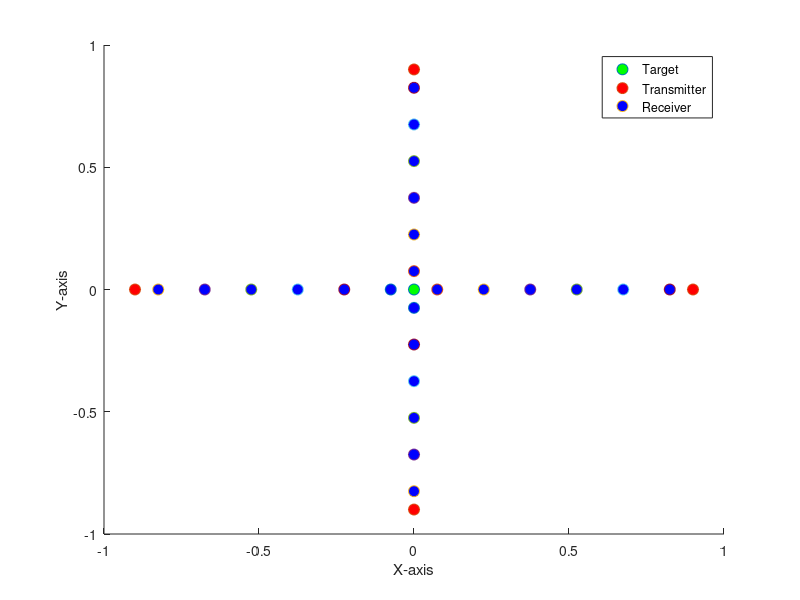
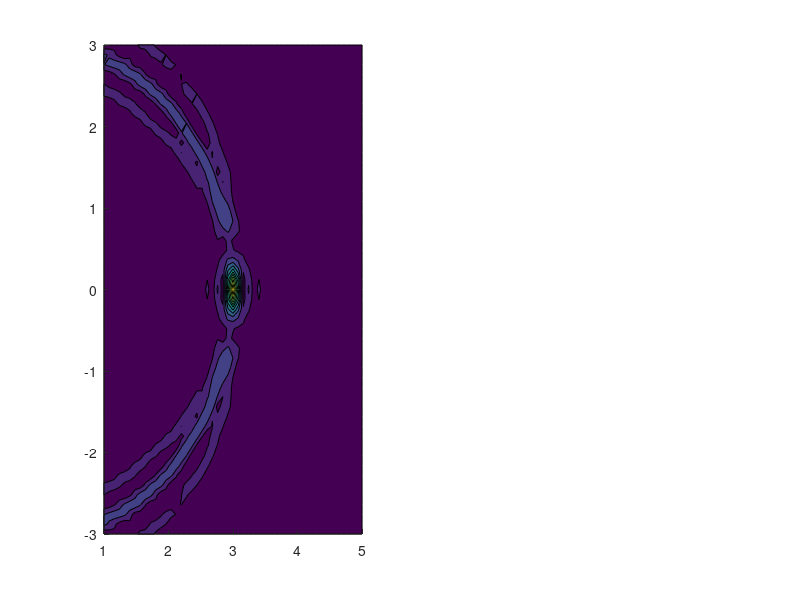

These figures' MATLAB source, in order: (Note: this script raises an error after producing the figures.)
clear;
close all;
clc; 

f = waitbar(0,'Please wait...');

% Start the timer
tic;

%% Defining all the parameters
z_coord = 0;
%Structure of T or a square or X
T = 1; % 1 if T 2 if X
%Numbers of antennas
N_Rx = 12; %Receiver on x-axis
N_Ry = 12; %Receiver on y-axis
% for T/X structure that encapsulate the receivers,
% value on Y should be the number of transmitter , 
% if want it to be in middle choose 1
%N_Tx can be left as one or zero for middle case
%ex , 6 => 24  or 4*N_Ty transmitter in total
N_Tx = 1;
N_Ty = 1; 

Total_T = N_Ty*N_Tx;
Total_R = N_Ry*N_Rx;

%Frequency & Spacing
Nf = 101;  %always odd(impair)
c = 3e8;
f_min = 0.5e9;
f_max = 1.5e9;
bande_f = linspace(f_min,f_max,Nf); %If more than 1 frequency
fc = 1e9; %(f_max+f_min)/2;
lc = c/fc;
shannon = lc/2;
k  = 2*pi/lc;

%Length of the line
% Lx = shannon*N_Rx
Lx = 1.5;
Ly = 1;
space_Rx = Lx/N_Rx;
space_Ry = Ly/N_Ry;

%Finding the place of the receiving antennas centered on 0
minRx = (-1)*((N_Rx-1)*shannon)/2;
maxRx = ((N_Rx-1)*shannon)/2;
minRy = (-1)*((N_Ry-1)*shannon)/2;
maxRy = ((N_Ry-1)*shannon)/2;

%Finding the place of the transmitting antennas centered on 0
minTx = -1*(shannon*(N_Tx-1)*N_Rx)/2;
maxTx = (shannon*(N_Tx-1)*N_Rx)/2;
minTy = (-1)*((N_Ty-1)*shannon)/2;
maxTy = ((N_Ty-1)*shannon)/2;

Y_voxels = 0;
%%%%%%%%%%%%%%%%%%%%%%%%%%%%%%%%%%%%%%%%%%%%%%%%%%%%%%%%%%%%%%%%%%%%%%%%%%%

%% Creating a coordinate for the receiving antennas
X_R = zeros(N_Rx,N_Ry,3);
if N_Ry == 1
    yR_coord = 0;
    for i = 1:N_Ry
        X_R(:,i,1) = linspace(minRx, maxRx,N_Rx); 
        X_R(:,i,2) = yR_coord; 
        X_R(:,i,3) = z_coord;
    end
else
    yR_coord = linspace(minRy,maxRy,N_Ry);
    for i = 1:N_Ry
        %X_R(:,i,1) = 0.3; 
        X_R(:,i,1) = linspace(minRx, maxRx,N_Rx); 
        X_R(:,i,2) = yR_coord(i); 
        X_R(:,i,3) = z_coord;
    end
end

%%%%%%%%%%%%%%%%%%%%%%%%%%%%%%%%%%%%%%%%%%%%%%%%%%%%%%%%%%%%%%%%%%%%%%%%%%%
%% Creating a coordinate for the transmitting antennas
X_T = zeros(N_Tx,N_Ty,3);

% If want to choose the placement of the transmittter
% X_T(1,:) = [0,0,0];
% X_T(2,:) = [0,0,0];

% If want to create a well coordinated transmittter 
% The transmitters are place at the end of the line for even number
% They are always centered on zero for odd number of transmitter
if N_Ty == 1
    yT_coord = 0;
    Y_voxels = yT_coord;
    for i = 1:N_Ty
        X_T(:,i,1) = linspace(minTx, maxTx,N_Tx); 
        %X_T(:,i,1) = 0.3;
        X_T(:,i,2) = yT_coord; 
        X_T(:,i,3) = z_coord;
    end
else
    yT_coord = linspace(minTy,maxTy,N_Ty);
    for i = 1:N_Ty
        X_T(:,i,1) = linspace(minTx, maxTx,N_Tx); 
        X_T(:,i,2) = yT_coord(i); 
        X_T(:,i,3) = z_coord;
    end
end
%%%%%%%%%%%%%%%%%%%%%%%%%%%%%%%%%%%%%%%%%%%%%%%%%%%%%%%%%%%%%%%%%%%%%%%%%%%
%% T shaped structure of receiving antennas
if T==1
    n = round(N_Rx/2);
    temp = X_R(:,:,:);
    if mod(N_Rx,2) == 0
        disp('Even');
        X_R = temp(n,:,:);
        X_R(:,:,1) = X_R(:,:,1)+(shannon/2);
        temp(:,:,2) = temp(:,:,2)+(shannon/2);
        for g=1:N_Rx
            X_R(2,g,:) = temp(g,n,:);
        end
        X_R(:,:,2) = X_R(:,:,2);
    else
        X_R = temp(n,:,:);
        for g=1:N_Rx
            X_R(2,g,:) = temp(g,n,:);
        end
    end
    r = size(X_R);
    Total_R = r(1)*r(2);
%Additional antennas for T shaped structure
    maxRX = max(max(X_R(:,:,1)));
    minRX = min(min(X_R(:,:,1)));
    maxRY = max(max(X_R(:,:,2)));
    minRY = min(min(X_R(:,:,2)));
    newYT = X_R(1,1,1);
    newXT = X_R(2,2,2);
    tempt = zeros(N_Tx,4,3);
    for i =1:N_Tx
        %X-axis
        maxRX = maxRX+shannon/2;
        tempt(i,1,1) = maxRX;
        tempt(i,1,2) = newYT;
        tempt(i,1,3) = z_coord;
        minRX= minRX-shannon/2;
        tempt(i,2,1) = minRX;
        tempt(i,2,2) = newYT;
        tempt(i,2,3) = z_coord;
        %Y-axis
        maxRY = maxRY+shannon/2;
        tempt(i,3,1) = newXT;
        tempt(i,3,2) = maxRY;
        tempt(i,3,3) = z_coord;
        minRY= minRY-shannon/2;
        tempt(i,4,1) = newXT;
        tempt(i,4,2) = minRY;
        tempt(i,4,3) = z_coord; 
    end
    X_T =tempt;
    newT = size(X_T);
    Total_T = newT(2)*newT(1);
end
%% X-shaped structure
if T==2
    n = round(N_Rx/2);
    if mod(N_Rx,2) == 0
        disp('Even');
        for i = 1 :N_Ry
            temp(i,1,:) = X_R(i,i,:);
            temp(i,2,:) = X_R(i,N_Rx-(i-1),:);
        end
    else
        disp('Odd');
        for i = 1 :N_Ry
            if i == n
                temp(i,1,:) = X_R(i,i,:);
            else
                temp(i,1,:)= X_R(i,i,:) ;
                temp(i,2,:) = X_R(N_Rx-(i-1),i,:);
            end
        end
    end
    X_R = temp;
    r = size(X_R);
    Total_R = r(1)*r(2);
    maxRX = max(max(X_R(:,:,1)));
    minRX = min(min(X_R(:,:,1)));
    maxRY = max(max(X_R(:,:,2)));
    minRY = min(min(X_R(:,:,2)));
    if N_Tx ~= 0
        tempt = zeros(N_Ty,4,3);
        for i =1:N_Ty
            maxRX = maxRX+shannon/4;
            minRX= minRX-shannon/4;
            maxRY = maxRY+shannon/4;
            minRY = minRY - shannon/4;
            %Highest points
            tempt(i,1,1) = maxRX;
            tempt(i,1,2) = maxRY;
            tempt(i,1,3) = z_coord;
            tempt(i,2,1) = minRX;
            tempt(i,2,2) = maxRY;
            tempt(i,2,3) = z_coord;
            %Lowest points
            tempt(i,3,1) = maxRX;
            tempt(i,3,2) = minRY;
            tempt(i,3,3) = z_coord;
            tempt(i,4,1) = minRX;
            tempt(i,4,2) = minRY;
            tempt(i,4,3) = z_coord;
        end
    else
        tempt= zeros(1,1,3);
    end
    X_T =tempt;
    newT = size(X_T);
    Total_T = newT(2)*newT(1);
end
%%%%%%%%%%%%%%%%%%%%%%%%%%%%%%%%%%%%%%%%%%%%%%%%%%%%%%%%%%%%%%%%%%%%%%%%%%%
%% Placing a Target into the surface z = zc

N_cible = 1; %Number of target
%List of target(s) with its coordinates
X_C(1,1,:) = [0,0,3]; 
%X_C(2,1,:) = [0.6,0.6,4.2];
x_cible = X_C(1,1,1);
y_cible = X_C(1,1,2);
z_cible = X_C(1,1,3);

%%%%%%%%%%%%%%%%%%%%%%%%%%%%%%%%%%%%%%%%%%%%%%%%%%%%%%%%%%%%%%%%%%%%%%%%%%%
waitbar(.2,f,'Loading your data');
%% Distances for each Receiver with target
nR = size(X_R);
distancesList_R = zeros(nR(1),nR(2),N_cible);
for h = 1:N_cible
    for i = 1:nR(2)
        for j = 1:nR(1)
            distancesList_R(j,i,h) = sqrt((X_R(j,i,1) - X_C(h,1)).^2 + (X_R(j,i,2) - X_C(h,2)).^2 + (X_R(j,i,3) - X_C(h,3)).^2);
        end
    end
end
distancesList_R = reshape(distancesList_R,[Total_R,N_cible]);
% distances for each Receiver with target
nT = size(X_T);
distancesList_T = zeros(nT(1),nT(2),N_cible); % based on the number of transmitter on X and Y and number of targets
for h = 1:N_cible
    for i = 1:nT(2)
        for j = 1:nT(1)
            distancesList_T(j,i,h) = sqrt((X_T(j,i,1) - X_C(h,1)).^2 + (X_T(j,i,2) - X_C(h,2)).^2 + (X_T(j,i,3) - X_C(h,3)).^2);
        end
    end
end
distancesList_T = reshape(distancesList_T,[Total_T,N_cible]);
%%%%%%%%%%%%%%%%%%%%%%%%%%%%%%%%%%%%%%%%%%%%%%%%%%%%%%%%%%%%%%%%%%%%%%%%%%%

%% Paramaters for the voxels

% L_XVoxels = 6;
XVoxels_min = -3;
XVoxels_max = 3;
N_XVoxels = 51;

% L_ZVoxels = 6;
ZVoxels_min = 1;
ZVoxels_max = 5;
N_ZVoxels = 51; 

YVoxels_min =  -3+Y_voxels;
YVoxels_max = 3+Y_voxels;
N_YVoxels = 51; 

XV = linspace(XVoxels_min, XVoxels_max,N_XVoxels);
ZV = linspace(ZVoxels_min, ZVoxels_max,N_ZVoxels);
YV = linspace(YVoxels_min, YVoxels_max,N_YVoxels);

%% Voxels for X-Z plane with Y cte
Voxels1 = zeros(N_XVoxels,N_ZVoxels,3);

yVoxels_coord = 0;
for i=1:N_XVoxels
    for j=1:N_ZVoxels
        Voxels1(i,j,1) = XV(i);
        Voxels1(i,j,2) = yVoxels_coord;
        Voxels1(i,j,3) = ZV(j);
    end
end

%%%%%%%%%%%%%%%%%%%%%%%%%%%%%%%%%%%%%%%%%%%%%%%%%%%%%%%%%%%%%%%%%%%%%%%%%%%
%% Voxels for X-Y plane with Z cte

Voxels2 = zeros(N_XVoxels,N_YVoxels,3);

zVoxels_coord = 3;
for i=1:N_XVoxels
    for j=1:N_YVoxels
        Voxels2(i,j,1) = XV(i);
        Voxels2(i,j,2) = YV(j);
        Voxels2(i,j,3) = zVoxels_coord;
    end
end
%%%%%%%%%%%%%%%%%%%%%%%%%%%%%%%%%%%%%%%%%%%%%%%%%%%%%%%%%%%%%%%%%%%%%%%%%%%
%% Voxels for Y-Z plane with X cte

Voxels3 = zeros(N_YVoxels,N_ZVoxels,3);

xVoxels_coord = 0;
for i=1:N_YVoxels
    for j=1:N_ZVoxels
        Voxels3(i,j,1) = xVoxels_coord;
        Voxels3(i,j,2) = YV(i);
        Voxels3(i,j,3) = ZV(j);
    end
end
%%%%%%%%%%%%%%%%%%%%%%%%%%%%%%%%%%%%%%%%%%%%%%%%%%%%%%%%%%%%%%%%%%%%%%%%%%%
%% Distance between Transmitter and Voxels Ycte

nTV = size(X_T);
distancesList_TV1 = zeros(N_XVoxels,N_ZVoxels,nTV(1),nTV(2));
for h = 1:N_XVoxels
    for i = 1:N_ZVoxels 
        for j = 1:nTV(1) 
            for k=1:nTV(2)
            distancesList_TV1(h,i,j,k) = sqrt((X_T(j,k,1) - Voxels1(h,i,1)).^2 + (X_T(j,k,2) - Voxels1(h,i,2)).^2 + (X_T(j,k,3) - Voxels1(h,i,3)).^2);
            end
        end
    end
end

distancesList_TV1 = reshape(distancesList_TV1,[N_XVoxels,N_ZVoxels,Total_T]);

waitbar(.4,f,'Loading your data');
%% Distance between Receiver and Voxels Zcte
nRV = size(X_R);
distancesList_RV1 = zeros(N_XVoxels,N_ZVoxels,nRV(1),nRV(2));
for h = 1:N_XVoxels
    for i = 1:N_ZVoxels 
        for j = 1:nRV(1) 
            for k=1:nRV(2)
            distancesList_RV1(h,i,j,k) = sqrt((X_R(j,k,1) - Voxels1(h,i,1)).^2 + (X_R(j,k,2) - Voxels1(h,i,2)).^2 + (X_R(j,k,3) - Voxels1(h,i,3)).^2);
            end
        end
    end
end

distancesList_RV1 = reshape(distancesList_RV1,[N_XVoxels,N_ZVoxels,Total_R]);
%%%%%%%%%%%%%%%%%%%%%%%%%%%%%%%%%%%%%%%%%%%%%%%%%%%%%%%%%%%%%%%%%%%%%%%%%%%
%% Distance between Transmitter and Voxels Zcte

nTV = size(X_T);
distancesList_TV2 = zeros(N_XVoxels,N_YVoxels,nTV(1),nTV(2));
for h = 1:N_XVoxels
    for i = 1:N_YVoxels 
        for j = 1:nTV(1) 
            for k=1:nTV(2)
            distancesList_TV2(h,i,j,k) = sqrt((X_T(j,k,1) - Voxels2(h,i,1)).^2 + (X_T(j,k,2) - Voxels2(h,i,2)).^2 + (X_T(j,k,3) - Voxels2(h,i,3)).^2);
            end
        end
    end
end

distancesList_TV2 = reshape(distancesList_TV2,[N_XVoxels,N_YVoxels,Total_T]);

%% Distance between Receiver and Voxels
nRV = size(X_R);
distancesList_RV2 = zeros(N_XVoxels,N_YVoxels,nRV(1),nRV(2));
for h = 1:N_XVoxels
    for i = 1:N_YVoxels 
        for j = 1:nRV(1) 
            for k=1:nRV(2)
            distancesList_RV2(h,i,j,k) = sqrt((X_R(j,k,1) - Voxels2(h,i,1)).^2 + (X_R(j,k,2) - Voxels2(h,i,2)).^2 + (X_R(j,k,3) - Voxels2(h,i,3)).^2);
            end
        end
    end
end

distancesList_RV2 = reshape(distancesList_RV2,[N_XVoxels,N_YVoxels,Total_R]);
%%%%%%%%%%%%%%%%%%%%%%%%%%%%%%%%%%%%%%%%%%%%%%%%%%%%%%%%%%%%%%%%%%%%%%%%%%%
%% Distance between Transmitter and Voxels X cte

nTV = size(X_T);
distancesList_TV3 = zeros(N_YVoxels,N_ZVoxels,nTV(1),nTV(2));
for h = 1:N_YVoxels
    for i = 1:N_ZVoxels 
        for j = 1:nTV(1) 
            for k=1:nTV(2)
            distancesList_TV3(h,i,j,k) = sqrt((X_T(j,k,1) - Voxels3(h,i,1)).^2 + (X_T(j,k,2) - Voxels3(h,i,2)).^2 + (X_T(j,k,3) - Voxels3(h,i,3)).^2);
            end
        end
    end
end
distancesList_TV3 = reshape(distancesList_TV3,[N_YVoxels,N_ZVoxels,Total_T]);
%% Distance between Receiver and Voxels
nRV = size(X_R);
distancesList_RV3 = zeros(N_YVoxels,N_ZVoxels,nRV(1),nRV(2));
for h = 1:N_YVoxels
    for i = 1:N_ZVoxels 
        for j = 1:nRV(1) 
            for k=1:nRV(2)
            distancesList_RV3(h,i,j,k) = sqrt((X_R(j,k,1) - Voxels3(h,i,1)).^2 + (X_R(j,k,2) - Voxels3(h,i,2)).^2 + (X_R(j,k,3) - Voxels3(h,i,3)).^2);
            end
        end
    end
end
distancesList_RV3 = reshape(distancesList_RV3,[N_YVoxels,N_ZVoxels,Total_R]);
%%%%%%%%%%%%%%%%%%%%%%%%%%%%%%%%%%%%%%%%%%%%%%%%%%%%%%%%%%%%%%%%%%%%%%%%%%%
waitbar(.55,f,'Calculating Test field');
%%%%%%%%%%%%%%%%%%%%%%%%%%%%%%%%%%%%%%%%%%%%%%%%%%%%%%%%%%%%%%%%%%%%%%%%%%%
%% Champ Test
S = zeros(Nf,Total_T,Total_R,N_cible);

for l = 1:Nf
    for m = 1:Total_T%Number of Transmitter
        for n = 1:Total_R %Number of Receiver
                %S (frequence,which Transmitter,which receiver)
                %S(l,m,n) = exp(((-2i*pi*fc)/c)*(distancesList_T(m)+distancesList_R(n)));
                S(l,m,n,:) = exp(-2i*pi*(bande_f(l)/c)*(distancesList_T(m,:)+distancesList_R(n,:))); %bande_f(l)
        end
    end
end

S = sum(S,4);
%%%%%%%%%%%%%%%%%%%%%%%%%%%%%%%%%%%%%%%%%%%%%%%%%%%%%%%%%%%%%%%%%%%%%%%%%%%
waitbar(.6,f,'Calculating Image');
%%%%%%%%%%%%%%%%%%%%%%%%%%%%%%%%%%%%%%%%%%%%%%%%%%%%%%%%%%%%%%%%%%%%%%%%%%%

%% Image with Y constante 
% The formula of Image is taken from Microwave Imaging in Security-Two
% Decades in Innovation by Sherif S.Ahmed on page 193
Image_YCTE = zeros(Nf,N_XVoxels,N_ZVoxels);

for k = 1:Nf
    for n = 1:Total_T % Number of Transmitter
        for o = 1:Total_R % Number of Receiver
            Image_YCTE(k, :, :) = squeeze(Image_YCTE(k, :, :)) + S(k, n, o, :) *exp(((2i * pi * bande_f(k)) / c) * (distancesList_TV1(:, :, n) + distancesList_RV1(:, :, o))); % bande_f(l)
        end
    end
end

TotalImage_YCTE = sum(Image_YCTE,1);
%%%%%%%%%%%%%%%%%%%%%%%%%%%%%%%%%%%%%%%%%%%%%%%%%%%%%%%%%%%%%%%%%%%%%%%%%%%

%% Image with Z constante 
% The formula of Image is taken from Microwave Imaging in Security-Two
% Decades in Innovation by Sherif S.Ahmed on page 193
Image_ZCTE = zeros(Nf,N_XVoxels,N_YVoxels);

for k = 1:Nf
    for n = 1:Total_T %Number of Transmitter
        for o = 1:Total_R %Number of Receiver)
            Image_ZCTE(k, :, :) = squeeze(Image_ZCTE(k, :, :))+ S(k, n, o, :) * exp(((2i * pi * bande_f(k)) / c) * (distancesList_TV2(:, :, n) + distancesList_RV2(:, :, o))); % bande_f(l)
        end
    end
end

TotalImage_ZCTE = sum(Image_ZCTE,1);
%%%%%%%%%%%%%%%%%%%%%%%%%%%%%%%%%%%%%%%%%%%%%%%%%%%%%%%%%%%%%%%%%%%%%%%%%%%
%% Image with X constante 
% The formula of Image is taken from Microwave Imaging in Security-Two
% Decades in Innovation by Sherif S.Ahmed on page 193
Image_XCTE = zeros(Nf,N_YVoxels,N_ZVoxels);

for k = 1:Nf
    for n = 1:Total_T %Number of Transmitter
        for o = 1:Total_R %Number of Receiver
            Image_XCTE(k, :, :) = squeeze(Image_XCTE(k, :, :))+ S(k, n, o, :) * exp(((2i * pi * bande_f(k)) / c) * (distancesList_TV3(:, :, n) + distancesList_RV3(:, :, o)));
        end
    end
end
TotalImage_XCTE = sum(Image_XCTE,1);
%%%%%%%%%%%%%%%%%%%%%%%%%%%%%%%%%%%%%%%%%%%%%%%%%%%%%%%%%%%%%%%%%%%%%%%%%%%
waitbar(.65,f,'Image construction');
%%%%%%%%%%%%%%%%%%%%%%%%%%%%%%%%%%%%%%%%%%%%%%%%%%%%%%%%%%%%%%%%%%%%%%%%%%%
%% Define a grid of points for the Antennas, Voxels and Target(s
%For Y cte
figure;
%subplot(1,3,1);
plot3(X_C(:,1), X_C(:,2), X_C(:,3), 'o', 'MarkerSize', 8, 'MarkerFaceColor', 'g');
hold on;
plot3(X_T(:,:,1), X_T(:,:,2), X_T(:,:,3), 'o', 'MarkerSize', 8, 'MarkerFaceColor', 'r');

plot3(X_R(:,:,1), X_R(:,:,2), X_R(:,:,3), 'o', 'MarkerSize', 8, 'MarkerFaceColor', 'b');

%plot3(Voxels1(:,:,1), Voxels1(:,:,2), Voxels1(:,:,3), 'o', 'MarkerSize', 8, 'MarkerFaceColor', 'y');
% Add labels and title
xlabel('X-axis');
ylabel('Y-axis');
zlabel('Z-axis');
legend('Target','Transmitter', 'Receiver',  'Location', 'Northeast');
%legend('Transmitter', 'Receiver', 'Target', 'Voxels', 'Location', 'Northeast');
view(0,90);
% 
% %For Z cte
% subplot(1,3,2);
% plot3(X_T(:,:,1), X_T(:,:,2), X_T(:,:,3), 'x', 'MarkerSize', 8, 'MarkerFaceColor', 'r');
% hold on;
% plot3(X_R(:,:,1), X_R(:,:,2), X_R(:,:,3), 'o', 'MarkerSize', 8, 'MarkerFaceColor', 'b');
% plot3(X_C(:,1), X_C(:,2), X_C(:,3), 'o', 'MarkerSize', 8, 'MarkerFaceColor', 'g');
% plot3(Voxels2(:,:,1), Voxels2(:,:,2), Voxels2(:,:,3), 'o', 'MarkerSize', 8, 'MarkerFaceColor', 'y');
% % Add labels and title
% xlabel('X-axis');
% ylabel('Y-axis');
% zlabel('Z-axis');
% % legend('Transmitter', 'Receiver', 'Target', 'Location', 'Northeast');
% legend('Transmitter', 'Receiver', 'Target', 'Voxels', 'Location', 'Northeast');
% view(0,90);
% 
% %For X cte
% subplot(1,3,3);
% plot3(X_T(:,:,1), X_T(:,:,2), X_T(:,:,3), 'x', 'MarkerSize', 8, 'MarkerFaceColor', 'r');
% hold on;
% plot3(X_R(:,:,1), X_R(:,:,2), X_R(:,:,3), 'o', 'MarkerSize', 8, 'MarkerFaceColor', 'b');
% plot3(X_C(:,1), X_C(:,2), X_C(:,3), 'o', 'MarkerSize', 8, 'MarkerFaceColor', 'g');
% plot3(Voxels3(:,:,1), Voxels3(:,:,2), Voxels3(:,:,3), 'o', 'MarkerSize', 8, 'MarkerFaceColor', 'y');
% % Add labels and title
% xlabel('X-axis');
% ylabel('Y-axis');
% zlabel('Z-axis');
% % legend('Transmitter', 'Receiver', 'Target', 'Location', 'Northeast');
% legend('Transmitter', 'Receiver', 'Target', 'Voxels', 'Location', 'Northeast');
% view(0,90);

%%%%%%%%%%%%%%%%%%%%%%%%%%%%%%%%%%%%%%%%%%%%%%%%%%%%%%%%%%%%%%%%%%%%%%%%%%%
waitbar(.8,f,'Plotting ');
%%%%%%%%%%%%%%%%%%%%%%%%%%%%%%%%%%%%%%%%%%%%%%%%%%%%%%%%%%%%%%%%%%%%%%%%%%%
%% Reshaping TotalImage to match the dimensions expected by surf
TotalImageReshaped_YCTE = reshape(abs(TotalImage_YCTE), [N_XVoxels,N_ZVoxels]);
max1 = max(max(TotalImageReshaped_YCTE));

TotalImageReshaped_ZCTE = reshape(abs(TotalImage_ZCTE), [N_XVoxels,N_YVoxels]);
max2 = max(max(TotalImageReshaped_ZCTE));

TotalImageReshaped_XCTE = reshape(abs(TotalImage_XCTE), [N_YVoxels,N_ZVoxels]);
max3 =max(max(TotalImageReshaped_XCTE));

Totalmax = [max1,max2,max3];
BigMax =max(Totalmax);
%% Create a scatter plot Y ct
% Create grids X and Z
[X1,Z1] = meshgrid(ZV, XV);

TotalImageReshaped_YCTE_Normalize =TotalImageReshaped_YCTE/BigMax;
% Plotting the 3D image with a heatmap colorbar
figure;
subplot(1,2,1);
contourf(X1, Z1,TotalImageReshaped_YCTE_Normalize, 'EdgeColor', 'none');
xlabel('Z-axis');
ylabel('X-axis');
title('3D Image Plot with Y cte=' + string(yVoxels_coord) +' of target on  [' + string(X_C(:,1)) + ',' + string(X_C(:,2)) + ',' + string(X_C(:,3)) + ']' );

% Adjusting view angle
view(90, -90); % Change the view angle as needed

% Adding a colorbar
colorbar;
caxis([0 1]);

subplot(1,2,2);
contourf(X1, Z1, 20*log10(TotalImageReshaped_YCTE_Normalize), 'EdgeColor', 'none');
xlabel('Z-axis');
ylabel('X-axis');
colorbar;
caxis([-30 0]);
view(90, -90);
%% Create a scatter plot Z cte
% Create grids X and Z
[X2,Y2] = meshgrid(YV, XV);
TotalImageReshaped_ZCTE_Normalize =TotalImageReshaped_ZCTE/BigMax;

% Plotting the 3D image with a heatmap colorbar
figure;
subplot(1,2,1);
contourf(X2, Y2, TotalImageReshaped_ZCTE_Normalize, 'EdgeColor', 'none');
xlabel('Y-axis');
ylabel('X-axis');
title('3D Image Plot with Z cte = '+ string(zVoxels_coord) + ' of target on  [' + string(X_C(:,1)) + ',' + string(X_C(:,2)) + ',' + string(X_C(:,3)) + ']' );

% Adjusting view angle
view(90, -90); % Change the view angle as needed

% Adding a colorbar
colorbar;
caxis([0 1]);

subplot(1,2,2);
contourf(X2, Y2, 20*log10(TotalImageReshaped_ZCTE_Normalize), 'EdgeColor', 'none');
xlabel('Y-axis');
ylabel('X-axis');
colorbar;
caxis([-30 0]);
view(90, -90);
%% Create a scatter plot X cte
% Create grids X and Z
[Y3,Z3] = meshgrid(ZV, YV);

TotalImageReshaped_XCTE_Normalize =TotalImageReshaped_XCTE/BigMax;

% Plotting the 3D image with a heatmap colorbar
figure;
subplot(1,2,1);
contourf(Y3, Z3, TotalImageReshaped_XCTE_Normalize , 'EdgeColor', 'none');
xlabel('Z-axis');
ylabel('Y-axis');
title('3D Image Plot with X cte = ' + string(xVoxels_coord) + ' of target on  [' + string(X_C(:,1)) + ',' + string(X_C(:,2)) + ',' + string(X_C(:,3)) + ']' );

% Adjusting view angle
view(90, -90); % Change the view angle as needed

% Adding a colorbar
colorbar;
caxis([0 1]);

subplot(1,2,2);
contourf(Y3, Z3, 20*log10(TotalImageReshaped_XCTE_Normalize ), 'EdgeColor', 'none');
xlabel('Z-axis');
ylabel('Y-axis');
colorbar;
caxis([-30 0]);
view(90, -90);
%%%%%%%%%%%%%%%%%%%%%%%%%%%%%%%%%%%%%%%%%%%%%%%%%%%%%%%%%%%%%%%%%%%%%%%%%%%
waitbar(1,f,'Finishing');
%% Stop the timer
elapsed_time = toc;
close(f);
% Display the elapsed time
disp(['Elapsed Time: ' num2str(elapsed_time) ' seconds']);